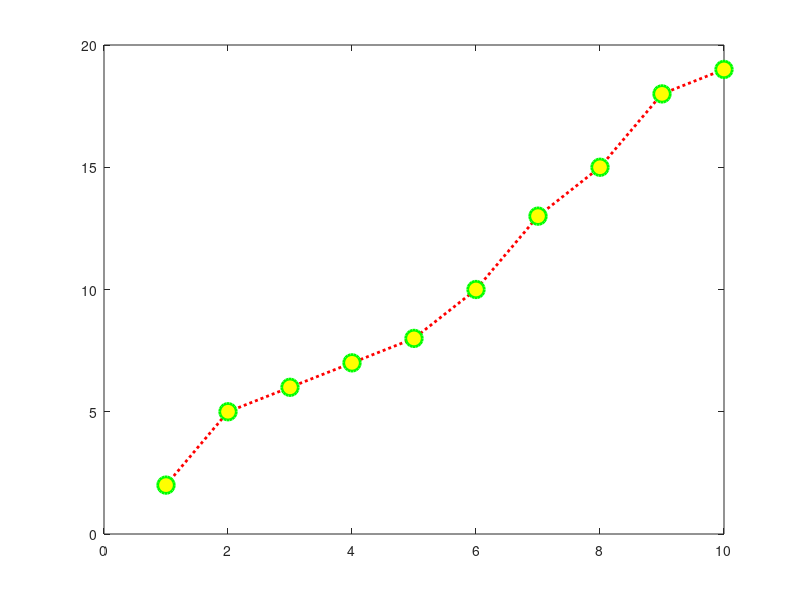

Source code (MATLAB):
%2
x = [1 2 3 4 5 6 7 8 9 10]
y = [2 5 6 7 8 10 13 15 18 19]
plot(x,y,':or',...
    'MarkerFaceColor', 'yellow',...
    'MarkerEdgeColor', 'green',...
    'MarkerSize',12,...
    'LineWidth',2)
